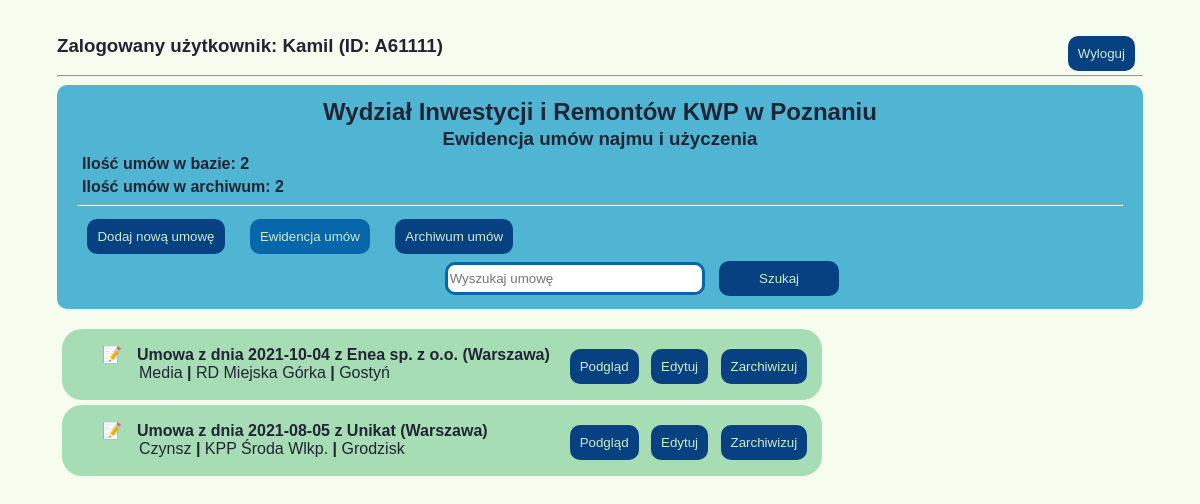
The page /umowy/ewidencja/ (signed in) on the database as committed earlier.
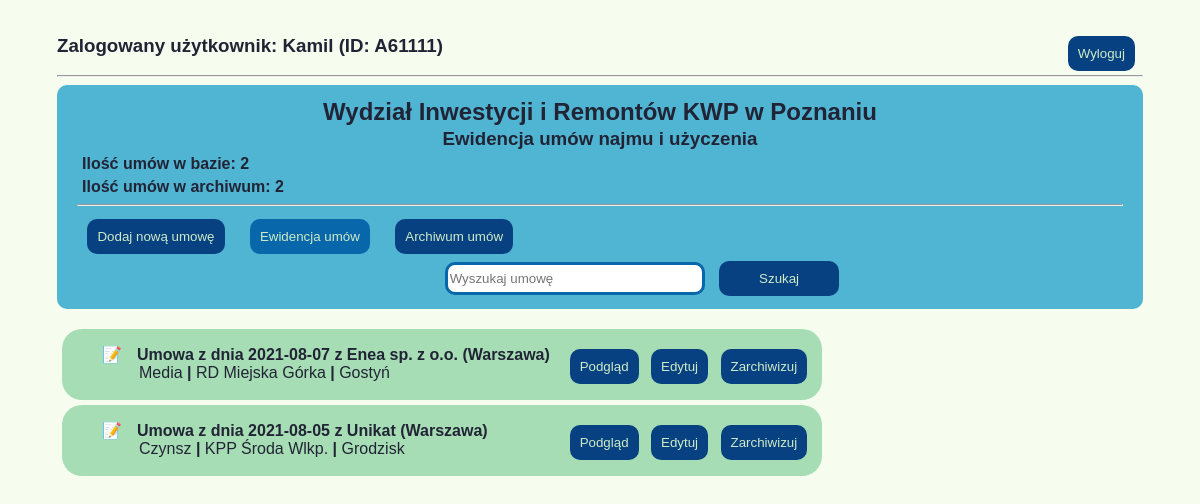
The same page on the database as committed later.
### umowyapp/models.py (models this page shows)
class Umowy(models.Model):
    data_umowy = models.DateField(null=False)
    nr_umowy = models.CharField(max_length=20, null=True, default="BRAK")
    podstawa_prawna = models.ForeignKey(Podstawa_prawna, on_delete=models.CASCADE, blank=True)
    nazwa_uzyczajacego = models.CharField(max_length=30, null=True)
    adres_uzyczajacego = models.CharField(max_length=30, null=True)
    kod_pocztowy_uzyczajacego = models.CharField(max_length=6, null=True)
    miasto_uzyczajacego = models.CharField(max_length=20, null=True)
    okres_obowiazywania = models.DateField(blank=True, default="")
    typ_umowy = models.ForeignKey(Rodzaj_umowy, on_delete=models.CASCADE)
    pow_uzyczona = models.DecimalField(max_digits=4, decimal_places=2, null=True, blank=True)
    rodzaj_kosztow_prad = models.BooleanField()
    informacje_prad = models.TextField(null=True, default="---Niezbędne informacje---")
    rodzaj_kosztow_gaz = models.BooleanField()
    informacje_gaz = models.TextField(null=True, default="---Niezbędne informacje---")
    rodzaj_kosztow_woda = models.BooleanField()
    informacje_woda = models.TextField(null=True, default="---Niezbędne informacje---")
    rodzaj_kosztow_co = models.BooleanField()
    informacje_co = models.TextField(null=True, default="---Niezbędne informacje---")
    powiaty_jedn = models.ForeignKey(Powiaty_Wlkp, on_delete=models.CASCADE)
    rodzaj_jedn = models.ForeignKey(Rodzaje_jednostek, on_delete=models.CASCADE)
    adres_jedn = models.CharField(max_length=30, null=True)
    miasto_jedn = models.CharField(max_length=20, null=True)
    kod_pocztowy_jedn = models.CharField(max_length=6, null=True)
    skan_umowy = models.FileField(upload_to='umowy_pdf', null=True, blank=True)
    stan_umowy = models.ForeignKey(Stan_umow, on_delete=models.CASCADE, blank=False, default=1)
    uwagi = models.TextField(null=True, blank=True, default="")
    deleted = models.BooleanField(null=False, default=0)
    def __str__(self):
        return self.umowa_z_data()
    def umowa_z_data(self):
        return "Umowa z dnia {} z {} ({})".format(self.data_umowy, self.nazwa_uzyczajacego, self.miasto_uzyczajacego)

class Rodzaj_umowy(models.Model):
    rodz_um = models.CharField(max_length=6, default="Czynsz")
    def __str__(self):
        return self.rodzaj_um()
    def rodzaj_um(self):
        return "{}".format(self.rodz_um)

class Rodzaje_jednostek(models.Model):
    rodzaj = models.CharField(max_length=4, null=False)
    def __str__(self):
        return self.rodzaj_jedn()
    def rodzaj_jedn(self):
        return "{}".format(self.rodzaj)

class Powiaty_Wlkp(models.Model):
    powiat = models.CharField(max_length=12, null=False)
    def __str__(self):
        return self.powiat_jedn()
    def powiat_jedn(self):
        return "{}".format(self.powiat)

### umowyapp/views.py (the view)
# urls.py: path('ewidencja/', wszystkie_umowy, name="wszystkie_umowy"),
@login_required
def wszystkie_umowy(request):
    wszystkie = Umowy.objects.filter(deleted=0)
    archiwalne = Umowy.objects.filter(deleted=1)
    return render(request, 'ewidencja.html', {'wszystkie': wszystkie, 'archiwalne': archiwalne})

### templates/ewidencja.html (shortened to what this page needs)
{%extends 'start.html'%}
{%block strona%}
{% if user.is_authenticated%}
<div class="element_login">
    <div class="user_name">
        <h3>Zalogowany użytkownik: {{user.first_name}} (ID: {{ user.username}})</h3>
    </div>
    <div class="button-logout">
        <a href="{%url 'logout'%}">
            <button class="button-general">Wyloguj</button>
        </a>
    </div>
</div>
{%else%}
<a href="{%url 'login'%}">Login</a>
{%endif%}
<hr>
<div class="ewidencja-title">
    <h2 class="title">Wydział Inwestycji i Remontów KWP w Poznaniu</h2>
    <h3 class="title">Ewidencja umów najmu i użyczenia</h3>
    <h4 class="info-umowy">Ilość umów w bazie: {{wszystkie|length}}</h4>
    <h4 class="info-umowy">Ilość umów w archiwum: {{archiwalne|length}}</h4>
    <hr>
    <nav>
        <a href="{% url 'nowe_umowy'%}">
            <button class="button-general button-menu">Dodaj nową umowę</button></a>
        <a href="{% url 'wszystkie_umowy'%}">
            <button class="button-general button-menu active">Ewidencja umów</button></a>
        <a href="{% url 'archiwalne_umowy'%}">
            <button class="button-general button-menu">Archiwum umów</button></a>
        <form method="get" class="search">
            <input type="text"  placeholder="Wyszukaj umowę">
            <button class="button-general button-menu button-search" type="submit">Szukaj</button>
        </form>
    </nav>
</div>
{%for umowa in wszystkie%}
<main class="lista">
    <ul class="lista_umow">
        <li class="lista-option">
            <p class="znacznik"><b>{{umowa}} </b></p>
            <p class="info">{{umowa.typ_umowy}} <b>|</b> {{umowa.rodzaj_jedn}} {{umowa.miasto_jedn}} <b>|</b>
                {{umowa.powiaty_jedn}}</p>
        </li>
    </ul>
    <div>
        <a href="{% url 'podglad_umowy' umowa.id %}">
            <button class="button-general">Podgląd</button></a>
        <a href="{% url 'edytuj_umowe' umowa.id %}">
            <button class="button-general">Edytuj</button></a>
        <a href="{% url 'usun_umowe' umowa.id %}">
            <button class="button-general button-remove">Zarchiwizuj</button></a>
    </div>
</main>
{%endfor%}
{%endblock%}

Rows that differ between the two databases and show on the page:
changed Umowy "Miejska Górka": data_umowy+nazwa_uzyczajacego+miasto_uzyczajacego "Umowa z dnia 2021-10-04 z Enea sp. z o.o. (Warszawa)" → "Umowa z dnia 2021-08-07 z Enea sp. z o.o. (Warszawa)"
